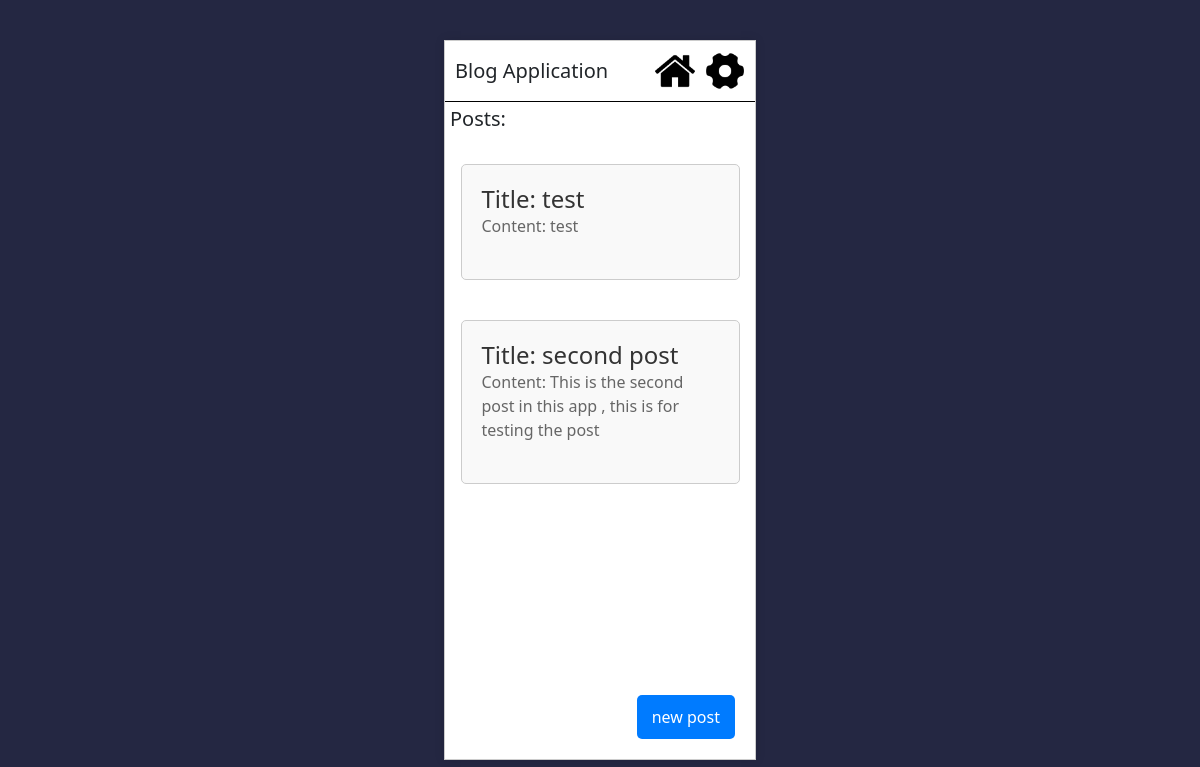
Page / (signed in) on the committed database.
### blog/models.py (models this page shows, shortened)
class Post(models.Model):
    Title = models.CharField(max_length=100)
    Content = models.TextField(max_length=100)
    Author = models.ForeignKey(CustomUser,on_delete=models.CASCADE)
    Published_Date = models.DateTimeField(auto_now=True)
    slug = models.SlugField( blank=True)
    def __str__(self):
        return self.Title

### blog/views.py (the view)
# urls.py: 2. Add a URL to urlpatterns:  path('', views.home, name='home')
@login_required(login_url='login')
def home(request):
    posts = Post.objects.all().order_by('Published_Date')
    print(posts)
    context = {
        'posts':posts
    }
    return render(request,'home.html',context)

### blog/templates/home.html
{% extends 'base.html' %}
{% load static %}
{% block content %}
{% block stylesheet%}
<link rel="stylesheet" href="{% static 'home.css' %}">
 {% endblock %}
<h5 style="padding: 5px;">Posts:</h5>
{% for post in posts %}
    <div class="posts-container">
        <div class="post">
            <a href="{% url 'post' post.slug %}">
                <h5>Title: {{ post.Title }}</h5>
                <p>Content: {{ post.Content }}</p>
            </a>
        </div>
    </div>
{% endfor %}
<a href="{% url 'new-post' %}" class="new-post-link">new post</a>
{% endblock %}

### static/base.css (style rules this page uses)
body, html { margin: 0; padding: 0; height: 100%; width: 100%; display: flex; justify-content: center; align-items: center; background-color: hsl(234, 29%, 20%); overflow-x: auto; overflow-y: auto; }
a { color: black; text-decoration: none; }

### static/home.css (style rules this page uses)
.posts-container { margin: 20px auto; max-width: 800px; width: 90%; padding: 5px; border: 1px solid #ccc; border-radius: 5px; background-color: #f9f9f9; }
.post { margin-bottom: 5px; padding: 15px; }
.post h5 { margin: 0; font-size: 1.5em; color: #333; }
.post p { font-size: 1em; color: #666; }
a { text-decoration: none; color: #007bff; }
.new-post-link { margin-top: 20px; padding: 10px 15px; background-color: #007bff; color: white; border-radius: 5px; text-align: center; position:absolute; right: 20px; bottom: 20px; }

### rows in the picture
Post: Title "test", Content "test"
Post: Title "second post", Content "This is the second post in this app , this is for testing the post"
